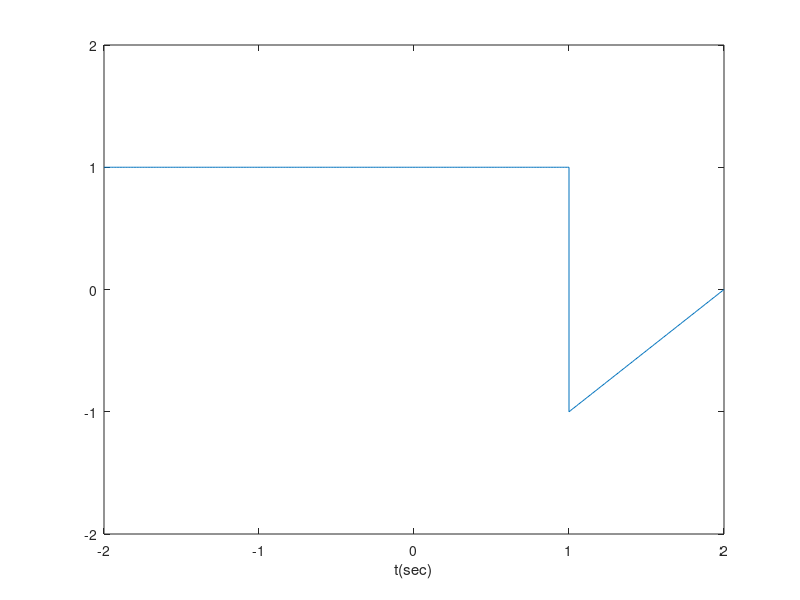

Source code (MATLAB): (Note: this script raises an error after producing the figure.)
x1=-2:0.01:1;
y1=ones(size(x1));
x2=1:0.01:2;
y2=x2-2;
plot(horzcat(x1,x2),horzcat(y1,y2));
xlabel('t(sec)');
ylim([-2 2]);
set(gcf,'color','w');
export_fig problem6b.pdf;